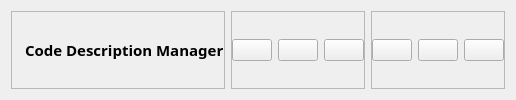
        <widget class="QWidget" name="headerContainer" native="true">
         <layout class="QHBoxLayout" name="horizontalLayout_5">
          <item alignment="Qt::AlignLeft">
           <widget class="QFrame" name="frame_4">
            <property name="frameShape">
             <enum>QFrame::StyledPanel</enum>
            </property>
            <property name="frameShadow">
             <enum>QFrame::Raised</enum>
            </property>
            <layout class="QHBoxLayout" name="horizontalLayout_7">
             <property name="spacing">
              <number>6</number>
             </property>
             <property name="leftMargin">
              <number>0</number>
             </property>
             <property name="topMargin">
              <number>0</number>
             </property>
             <property name="rightMargin">
              <number>0</number>
             </property>
             <property name="bottomMargin">
              <number>0</number>
             </property>
             <item>
              <widget class="QLabel" name="label_5">
               <property name="maximumSize">
                <size>
                 <width>30</width>
                 <height>30</height>
                </size>
               </property>
               <property name="text">
                <string/>
               </property>
               <property name="pixmap">
                <pixmap resource="resources.qrc">:/images/assets/logo_construction.png</pixmap>
               </property>
               <property name="scaledContents">
                <bool>true</bool>
               </property>
              </widget>
             </item>
             <item>
              <widget class="QLabel" name="label_6">
               <property name="font">
                <font>
                 <family>Noto Sans</family>
                 <pointsize>11</pointsize>
                 <weight>75</weight>
                 <bold>true</bold>
                </font>
               </property>
               <property name="text">
                <string>Code Description Manager</string>
               </property>
              </widget>
             </item>
            </layout>
           </widget>
          </item>
          <item alignment="Qt::AlignHCenter">
           <widget class="QFrame" name="frame_5">
            <property name="frameShape">
             <enum>QFrame::StyledPanel</enum>
            </property>
            <property name="frameShadow">
             <enum>QFrame::Raised</enum>
            </property>
            <layout class="QHBoxLayout" name="horizontalLayout_6">
             <property name="leftMargin">
              <number>0</number>
             </property>
             <property name="topMargin">
              <number>0</number>
             </property>
             <property name="rightMargin">
              <number>0</number>
             </property>
             <property name="bottomMargin">
              <number>0</number>
             </property>
             <item>
              <widget class="QPushButton" name="notificationBtn">
               <property name="text">
                <string/>
               </property>
               <property name="icon">
                <iconset resource="resources.qrc">
                 <normaloff>:/icons/icons/feather-WHITE/bell.svg</normaloff>:/icons/icons/feather-WHITE/bell.svg</iconset>
               </property>
               <property name="iconSize">
                <size>
                 <width>24</width>
                 <height>24</height>
                </size>
               </property>
              </widget>
             </item>
             <item>
              <widget class="QPushButton" name="moreMenuBtn">
               <property name="toolTip">
                <string>More</string>
               </property>
               <property name="text">
                <string/>
               </property>
               <property name="icon">
                <iconset resource="resources.qrc">
                 <normaloff>:/icons/icons/feather-WHITE/more-horizontal.svg</normaloff>:/icons/icons/feather-WHITE/more-horizontal.svg</iconset>
               </property>
               <property name="iconSize">
                <size>
                 <width>24</width>
                 <height>24</height>
                </size>
               </property>
              </widget>
             </item>
             <item>
              <widget class="QPushButton" name="profileMenuBtn">
               <property name="toolTip">
                <string>Profile</string>
               </property>
               <property name="text">
                <string/>
               </property>
               <property name="icon">
                <iconset resource="resources.qrc">
                 <normaloff>:/icons/icons/feather-WHITE/user.svg</normaloff>:/icons/icons/feather-WHITE/user.svg</iconset>
               </property>
               <property name="iconSize">
                <size>
                 <width>24</width>
                 <height>24</height>
                </size>
               </property>
              </widget>
             </item>
            </layout>
           </widget>
          </item>
          <item alignment="Qt::AlignRight">
           <widget class="QFrame" name="frame_7">
            <property name="frameShape">
             <enum>QFrame::StyledPanel</enum>
            </property>
            <property name="frameShadow">
             <enum>QFrame::Raised</enum>
            </property>
            <layout class="QHBoxLayout" name="horizontalLayout_3">
             <property name="leftMargin">
              <number>0</number>
             </property>
             <property name="topMargin">
              <number>0</number>
             </property>
             <property name="rightMargin">
              <number>0</number>
             </property>
             <property name="bottomMargin">
              <number>0</number>
             </property>
             <item>
              <widget class="QPushButton" name="minimizeBtn">
               <property name="toolTip">
                <string>Minimize Window</string>
               </property>
               <property name="text">
                <string/>
               </property>
               <property name="icon">
                <iconset resource="resources.qrc">
                 <normaloff>:/icons/icons/feather-WHITE/minus.svg</normaloff>:/icons/icons/feather-WHITE/minus.svg</iconset>
               </property>
              </widget>
             </item>
             <item>
              <widget class="QPushButton" name="restoreBtn">
               <property name="toolTip">
                <string>Restore Window</string>
               </property>
               <property name="text">
                <string/>
               </property>
               <property name="icon">
                <iconset resource="resources.qrc">
                 <normaloff>:/icons/icons/feather-WHITE/square.svg</normaloff>:/icons/icons/feather-WHITE/square.svg</iconset>
               </property>
              </widget>
             </item>
             <item>
              <widget class="QPushButton" name="closeBtn">
               <property name="toolTip">
                <string>Close Window</string>
               </property>
               <property name="text">
                <string/>
               </property>
               <property name="icon">
                <iconset resource="resources.qrc">
                 <normaloff>:/icons/icons/feather-WHITE/x.svg</normaloff>:/icons/icons/feather-WHITE/x.svg</iconset>
               </property>
              </widget>
             </item>
            </layout>
           </widget>
          </item>
         </layout>
        </widget>
